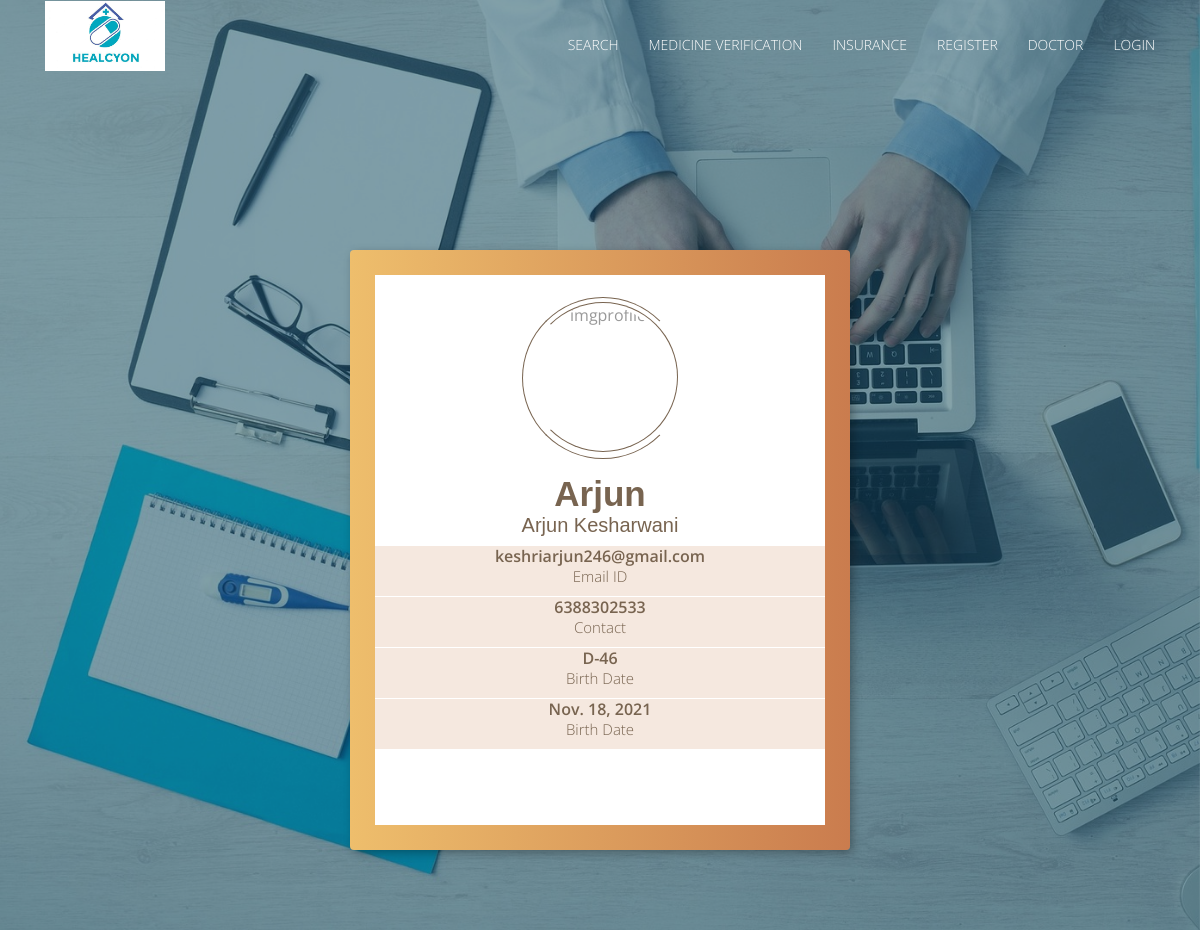
The page /user/1/ on the database its author committed.
### accounts/models.py (models this page shows, shortened)
class UserProfile(models.Model):
    user = models.OneToOneField(User, on_delete=models.CASCADE)
    contact = models.CharField(max_length=50)
    address = models.CharField(max_length=500, blank=True)
    birth_date = models.DateField(blank=True)
    amount = models.PositiveIntegerField(default=1500)

### accounts/views.py (the view)
# urls.py: url(r'^user/(?P<pk>[0-9]+)/', views.UserDetail.as_view(), name='user-detail'),
class UserDetail(generic.DetailView):
    model = UserProfile
    template_name = 'registration/userprofile.html'

### accounts/templates/registration/userprofile.html (shortened to what this page needs)
{% extends 'healthcare/base.html' %}
{% block body %}
{% load staticfiles %}
        <div class="containers" style="max-width: 100%;max-height: 100%;">
          <div class="content-profile">
            <div class="profile">
              <div class="image-content">
                <div class="circle circle-1"></div>
                <div class="circle circle-2"></div><img src="{% static "img/user.png" %}" alt="imgprofile"/>
              </div>
              <h4 class="profile__name" style="font-size:35px;">{{ userprofile.user.username }}<span style="font-size:20px">{{ userprofile.user.first_name }} {{ userprofile.user.last_name }}</span></h4>
            </div>
            <div class="profile-info">
              <div class="profile-info__item">
                <p>{{ userprofile.user.email }}<span>Email ID</span></p>
              </div>
              <div class="profile-info__item">
                <p>{{ userprofile.contact }}<span>Contact</span></p>
              </div>
              <div class="profile-info__item">
                <p>{{ userprofile.address }}<span>Birth Date</span></p>
              </div>
              <div class="profile-info__item">
                <p>{{ userprofile.birth_date }}<span>Birth Date</span></p>
              </div>
            </div>
          </div>
        </div>
        <br />
{% endblock %}

### healthcare/static/css/style.css (style rules this page uses)
span { margin: 0 10px; }
span:first-of-type { margin-left: 0; }
span:last-of-type { margin-right: 0; }

### healthcare/static/css/profile.css (style rules this page uses)
.containers { width: 500px; height: 600px; margin: 60px auto; background: linear-gradient(to right, #EEBE6C 0%, #CA7C4E 100%); background: linear-gradient(bottom left, #EEBE6C 100%, #CA7C4E 0%); border-radius: 4px; box-shadow: 3px 3px 10px rgba(0, 0, 0, 0.3); position: relative; display: flex; justify-content: center; align-items: center; }
.content-profile { width: 450px; height: 550px; background: #fff; overflow: hidden; font-family: "Open Sans", sans-serif; -webkit-font-smoothing: antialiased; -moz-osx-font-smoothing: grayscale; }
.content-profile .profile { background: #fff; text-align: center; }
.content-profile .profile .image-content { width: 140px; height: 140px; margin: 30px auto; position: relative; }
.content-profile .profile .image-content .circle { position: absolute; top: -3px; left: -2px; border-radius: 50%; border-width: 1px; transition: .3s all; overflow: hidden; transition: 1s all; }
.content-profile .profile .image-content .circle-1 { width: 150px; height: 150px; border-style: solid; border-color: #786450 #786450 #786450 #fff; }
.content-profile .profile .image-content .circle-2 { width: 162px; height: 162px; top: -8px; left: -8px; border-style: solid; border-color: #786450 #fff #786450 #786450; }
.content-profile .profile .image-content img { display: block; border-radius: 50%; width: 100%; height: 100%; }
.content-profile .profile__name { color: #786450; font-weight: 600; font-size: 15px; }
.content-profile .profile__name span { display: block; font-weight: 300; font-size: 10px; }
.content-profile .profile-info { display: grid; grid-template-rows: repeat(3, 1fr); grid-gap: 1px; }
.content-profile .profile-info__item { background: #F5E8DF; display: flex; justify-content: center; align-items: center; transition: .3s all; }
.content-profile .profile-info__item p { color: #786450; font-weight: 600; text-align: center; }
.content-profile .profile-info__item p span { display: block; font-weight: 300; font-size: 15px; }

### healthcare/static/css/main.css (style rules this page uses)
body { font-family: 'Open Sans', sans-serif; line-height: 20px; color: #999999; font-size: 300; font-size: 16px; }
h1, h2, h3, h4, h5, h6 { font-family: 'Raleway', sans-serif; font-weight: 600; color: #222222; }

### rows shown on the page
UserProfile: user.username "Arjun", user.first_name "Arjun", user.last_name "Kesharwani", user.email "keshriarjun246@gmail.com", contact "6388302533", address "D-46", birth_date "Nov. 18, 2021"
